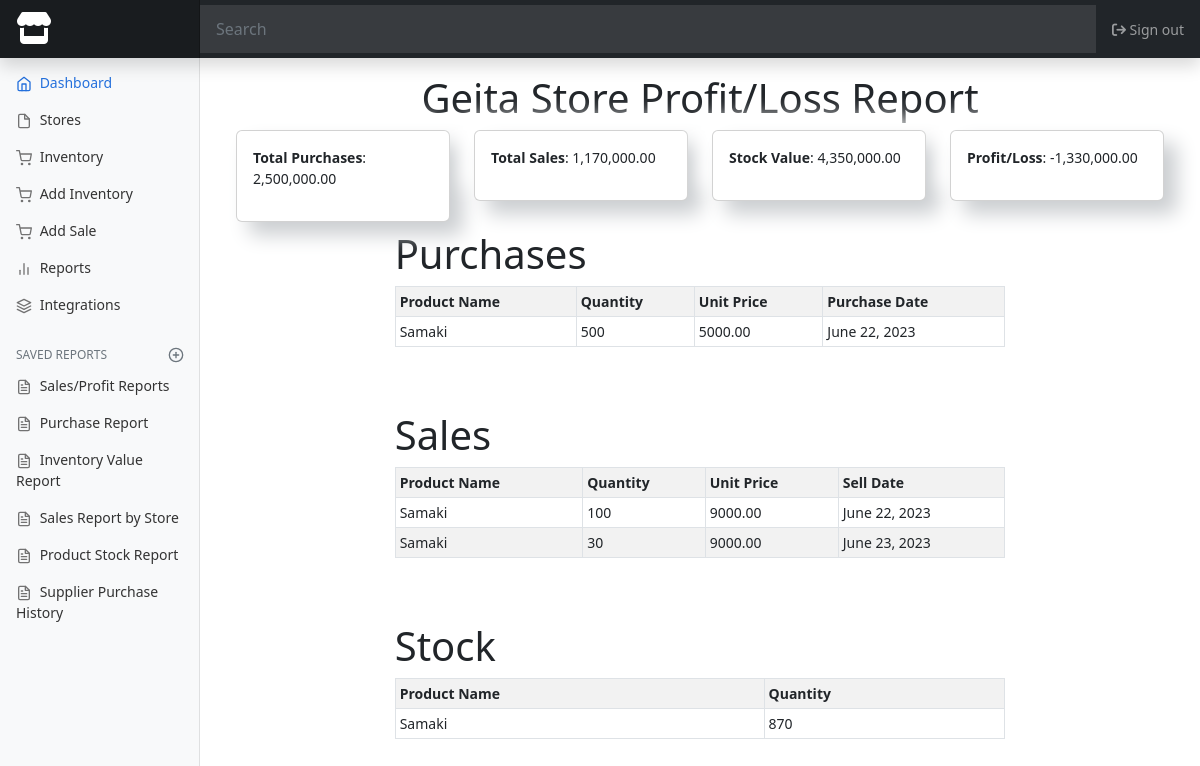
The app's page /stores/1/profit_loss/ (signed in) with its own data.
### inventory/models.py (models this page shows, shortened)
class Store(models.Model):
    name = models.CharField(max_length=100)
    address = models.CharField(max_length=200)

class Purchase(models.Model):
    store = models.ForeignKey(Store, on_delete=models.CASCADE)
    product = models.ForeignKey(Product, on_delete=models.CASCADE)
    supplier = models.ForeignKey(Supplier, on_delete=models.CASCADE)
    quantity = models.PositiveIntegerField()
    unit_price = models.DecimalField(max_digits=8, decimal_places=2)
    purchase_date = models.DateField(auto_now_add=True)

class Product(models.Model):
    name = models.CharField(max_length=100)
    price = models.DecimalField(max_digits=8, decimal_places=2)
    stores = models.ManyToManyField(Store, through='Stock')

class Sale(models.Model):
    store = models.ForeignKey(Store, on_delete=models.CASCADE)
    product = models.ForeignKey(Product, on_delete=models.CASCADE)
    quantity = models.PositiveIntegerField()
    unit_price = models.DecimalField(max_digits=8, decimal_places=2)
    sale_date = models.DateField(auto_now_add=True)

class Stock(models.Model):
    store = models.ForeignKey(Store, on_delete=models.CASCADE)
    product = models.ForeignKey(Product, on_delete=models.CASCADE)
    quantity = models.PositiveIntegerField()

### inventory/views.py (the view)
# urls.py: path('stores/<int:store_id>/profit_loss/', views.calculate_profit_loss, name='profit_loss'),
@login_required
@super_admin_required
def calculate_profit_loss(request, store_id):
    store = Store.objects.get(pk=store_id)
    purchases = Purchase.objects.filter(store=store)
    sales = Sale.objects.filter(store=store)
    stock = Stock.objects.filter(store=store)
    total_purchases = sum(p.quantity * p.unit_price for p in purchases)
    total_sales = sum(s.quantity * s.unit_price for s in sales)
    stock_value = sum(s.quantity * s.product.price for s in stock)
    profit_loss = total_sales - total_purchases
    context = {
        'store': store,
        'purchases': purchases,
        'sales': sales,
        'stock': stock,
        'total_purchases': total_purchases,
        'total_sales': total_sales,
        'stock_value': stock_value,
        'profit_loss': profit_loss,
    }
    html = render_to_string('inventory/profit_loss.html', context)
    return HttpResponse(html)

### templates/inventory/profit_loss.html (shortened to what this page needs)
{% extends 'base.html' %}
{% load humanize %}
{% block content %}
<div class="container">
    <h1 class="text-center">{{ store.name }} Profit/Loss Report</h1>
    <div class="row justify-content-center">
        <div class="col-lg-3">
    <div class="card mb-2">
        <div class="card-body">
        <p><strong>Total Purchases</strong>: {{ total_purchases|intcomma }}</p>
        </div>
    </div>
    </div>
    <div class="col-lg-3">
    <div class="card mb-2">
        <div class="card-body">
        <p><strong>Total Sales</strong>: {{ total_sales|intcomma }}</p>
        </div>
    </div>
    </div>
    <div class="col-lg-3">
    <div class="card mb-2">
        <div class="card-body">
        <p><strong>Stock Value</strong>: {{ stock_value|intcomma }}</p>
        </div>
    </div>
    </div>
    <div class="col-lg-3">
    <div class="card">
        <div class="card-body">
        <p><strong>Profit/Loss</strong>: {{ profit_loss|intcomma }}</p>
        </div>
    </div>
    </div>
    </div>
    <div class="row justify-content-center">
        <div class="col-lg-8">
            <h1>Purchases</h1>
            <div class="table-responsive">
                <table class="table table-striped table-bordered table-sm">
                    <tr>
                        <th>Product Name</th>
                        <th>Quantity</th>
                        <th>Unit Price</th>
                        <th>Purchase Date</th>
                    </tr>
                    {% for purchase in purchases %}
                    <tr>
                        <td>{{ purchase.product.name }}</td>
                        <td>{{purchase.quantity}}</td>
                        <td>{{purchase.unit_price}}</td>
                        <td>{{purchase.purchase_date}}</td>
                    </tr>
                    {% endfor %}
                </table>
            </div>
        </div>
        <br>
        <div class="col-lg-8 pt-5">
            <h1>Sales</h1>
            <div class="table-responsive">
                <table class="table table-striped table-bordered table-sm">
                    <tr>
                        <th>Product Name</th>
                        <th>Quantity</th>
                        <th>Unit Price</th>
                        <th>Sell Date</th>
                    </tr>
                    {% for sale in sales %}
                    <tr>
                        <td>{{ sale.product.name }}</td>
                        <td>{{sale.quantity}}</td>
                        <td>{{sale.unit_price}}</td>
                        <td>{{sale.sale_date}}</td>
                    </tr>
                    {% endfor %}
                </table>
            </div>
        </div>
<br>
        <div class="col-lg-8 pt-5">
            <h1>Stock</h1>
            <div class="table-responsive">
                <table class="table table-striped table-bordered table-sm">
                    <tr>
                        <th>Product Name</th>
                        <th>Quantity</th>
                    </tr>
                    {% for stock_item in stock %}
                    <tr>
                        <td>{{stock_item.product.name}}</td>
                        <td>{{stock_item.quantity}}</td>
                    </tr>
                    {% endfor %}
                </table>
            </div>
        </div>
    </div>
</div>
{% endblock %}

### static/css/dashboard.css (style rules this page uses)
body { font-size: .875rem; background-color: rgb(255, 255, 255); }

### templates/inventory/profit_loss.html (style rules this page uses)
.card { box-shadow: 13px 13px 20px #cbced1, -13px -13px 20px #fff; }

### records on screen
Store: name "Geita Store"
Purchase: product.name "Samaki", quantity "500", unit_price "5000.00", purchase_date "June 22, 2023"
Sale: product.name "Samaki", quantity "100", unit_price "9000.00", sale_date "June 22, 2023"
Sale: product.name "Samaki", quantity "30", unit_price "9000.00", sale_date "June 23, 2023"
Stock: product.name "Samaki", quantity "870"

### other values on screen
{{ total_purchases|intcomma }} "2,500,000.00"
{{ total_sales|intcomma }} "1,170,000.00"
{{ stock_value|intcomma }} "4,350,000.00"
{{ profit_loss|intcomma }} "-1,330,000.00"
